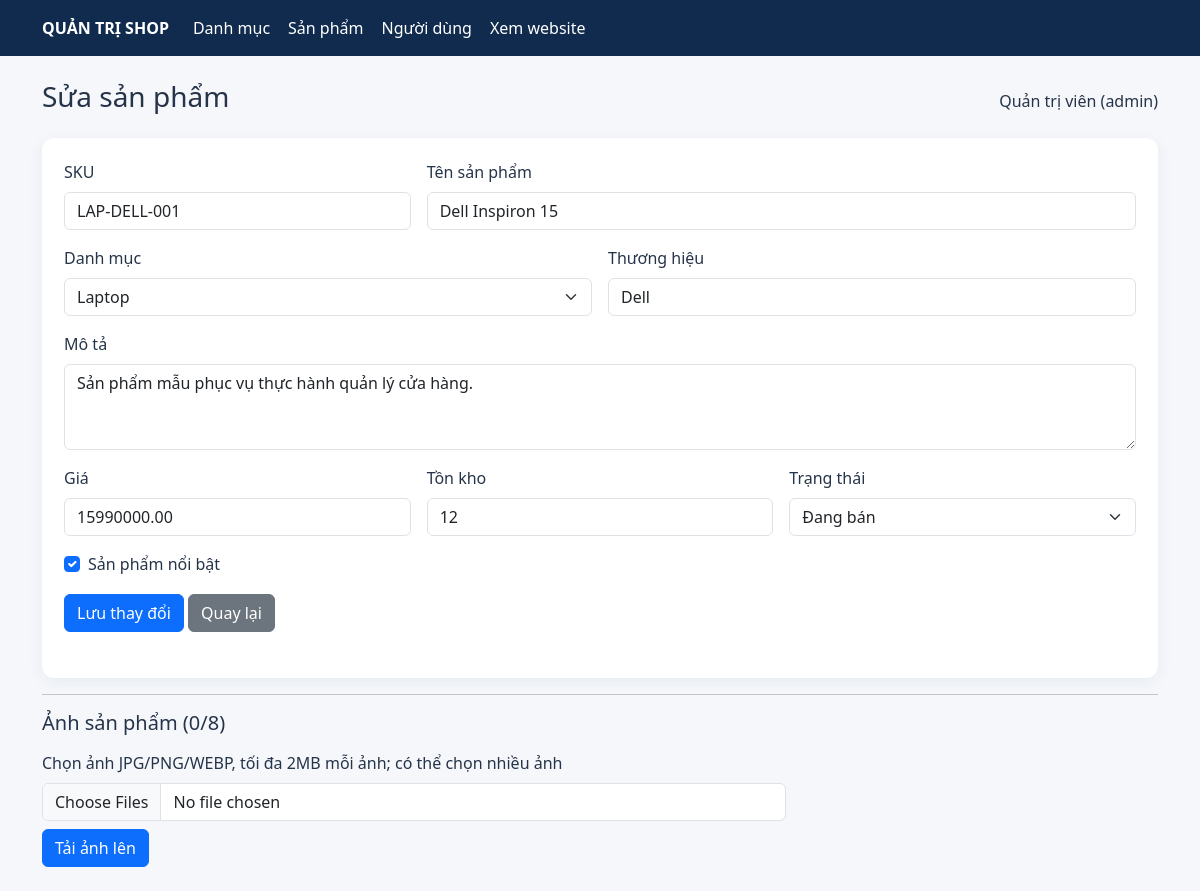
Screenshot of /public/admin/product/edit/1 (signed in) with the database file from the repository.
### tables this page shows
CREATE TABLE products (
 id INT AUTO_INCREMENT PRIMARY KEY,
 category_id INT NOT NULL,
 sku VARCHAR(80) NOT NULL UNIQUE,
 name VARCHAR(200) NOT NULL,
 brand VARCHAR(120) DEFAULT '',
 description TEXT,
 price DECIMAL(12,2) NOT NULL,
 stock INT NOT NULL DEFAULT 0,
 is_featured TINYINT(1) NOT NULL DEFAULT 0,
 status ENUM('active','inactive') NOT NULL DEFAULT 'active',
 created_at TIMESTAMP DEFAULT CURRENT_TIMESTAMP,
 CONSTRAINT fk_products_category FOREIGN KEY(category_id) REFERENCES categories(id)
);

CREATE TABLE categories (
 id INT AUTO_INCREMENT PRIMARY KEY,
 name VARCHAR(150) NOT NULL,
 slug VARCHAR(180) NOT NULL UNIQUE,
 status ENUM('active','inactive') NOT NULL DEFAULT 'active',
 created_at TIMESTAMP DEFAULT CURRENT_TIMESTAMP
);

### app/controllers/admin/AdminController.php (called while the page is built, shortened)
<?php
class AdminController extends Controller {
    protected function adminView(string $path,array $data=[]): void {
        extract($data); $viewFile=__DIR__.'/../../views/'.$path.'.php';
        ob_start(); require $viewFile; $content=ob_get_clean();
        require __DIR__.'/../../views/layouts/admin.php';
    }
}

### app/controllers/admin/AdminProductController.php (called while the page is built, shortened)
<?php
class AdminProductController extends AdminController {
    public function edit($id): void {
        $p=Product::find((int)$id); if(!$p) { flash('error','Không tìm thấy sản phẩm.'); $this->redirect('admin/product'); }
        $this->adminView('admin/product/form',['pageTitle'=>'Sửa sản phẩm','product'=>$p,'categories'=>Category::all('name ASC'),'images'=>ProductImage::forProduct((int)$id)]);
    }
}

### app/core/App.php (called while the page is built, shortened)
<?php
class App {
    public function run(): void {
        $url = trim($_GET['url'] ?? '', '/');
        $parts = $url === '' ? ['home', 'index'] : explode('/', $url);
        $isAdmin = ($parts[0] ?? '') === 'admin';
        if ($isAdmin) {
            array_shift($parts);
            $action = $parts[1] ?? 'index';
            $params = array_slice($parts, 2);
        } else {
            $controllerPart = $parts[0] ?? 'home';
            $action = $parts[1] ?? 'index';
            $params = array_slice($parts, 2);
            $class = str_replace(' ', '', ucwords(str_replace(['-', '_'], ' ', $controllerPart))) . 'Controller';
            $file = __DIR__ . '/../controllers/' . $class . '.php';
        }
        (new $class())->$action(...$params);
    }
}

### public/index.php (called while the page is built, shortened)
<?php
require_once __DIR__ . '/../app/core/helpers.php';
spl_autoload_register(function($class) {
    $paths=[__DIR__.'/../app/core/'.$class.'.php',__DIR__.'/../app/models/'.$class.'.php',__DIR__.'/../app/services/'.$class.'.php',__DIR__.'/../app/controllers/'.$class.'.php',__DIR__.'/../app/controllers/admin/'.$class.'.php'];
    foreach($paths as $path) if(file_exists($path)) { require_once $path; return; }
});
try { (new App())->run(); }
catch(Throwable $e) { error_log((string)$e); http_response_code(500); echo '<h1>Lỗi hệ thống</h1><p>Kiểm tra Apache/PHP error log để biết chi tiết.</p>'; }

### app/core/Database.php (called while the page is built)
<?php
class Database {
    private static ?PDO $instance = null;
    public static function getInstance(): PDO {
        if (self::$instance === null) {
            $dsn = 'mysql:host=' . DB_HOST . ';dbname=' . DB_NAME . ';charset=utf8mb4';
            self::$instance = new PDO($dsn, DB_USER, DB_PASS, [
                PDO::ATTR_ERRMODE => PDO::ERRMODE_EXCEPTION,
                PDO::ATTR_DEFAULT_FETCH_MODE => PDO::FETCH_ASSOC,
                PDO::ATTR_EMULATE_PREPARES => false
            ]);
        }
        return self::$instance;
    }
}

### app/core/Model.php (called while the page is built, shortened)
<?php
class Model {
    protected static string $table = '';
    protected static function db(): PDO { return Database::getInstance(); }
    public static function all(string $order = 'id DESC'): array {
        return static::db()->query('SELECT * FROM ' . static::$table . ' ORDER BY ' . $order)->fetchAll();
    }
    public static function find(int $id): ?array {
        $stmt = static::db()->prepare('SELECT * FROM ' . static::$table . ' WHERE id = ? LIMIT 1');
        $stmt->execute([$id]); $row = $stmt->fetch(); return $row ?: null;
    }
}

### app/core/helpers.php (called while the page is built, shortened)
<?php
function base_url(string $path = ''): string { return rtrim(BASE_URL, '/') . ($path ? '/' . ltrim($path, '/') : '/'); }
function e($value): string { return htmlspecialchars((string)$value, ENT_QUOTES, 'UTF-8'); }

### app/views/admin/product/form.php (the view, shortened to what this page needs)
<?php $isEdit=$product!==null; ?><div class="form-section"><form method="post" action="<?= e($isEdit?base_url('admin/product/edit/'.$product['id']):base_url('admin/product/add')) ?>" class="row g-3 mb-4"><?= csrf_field() ?><div class="col-md-4"><label class="form-label">SKU</label><input class="form-control" name="sku" value="<?= e($product['sku']??'') ?>" required></div><div class="col-md-8"><label class="form-label">Tên sản phẩm</label><input class="form-control" name="name" value="<?= e($product['name']??'') ?>" required></div><div class="col-md-6"><label class="form-label">Danh mục</label><select class="form-select" name="category_id" required><option value="">-- Chọn --</option><?php foreach($categories as $c): ?><option value="<?= (int)$c['id'] ?>" <?= isset($product['category_id'])&&(int)$product['category_id']===(int)$c['id']?'selected':'' ?>><?= e($c['name']) ?></option><?php endforeach; ?></select></div><div class="col-md-6"><label class="form-label">Thương hiệu</label><input class="form-control" name="brand" value="<?= e($product['brand']??'') ?>"></div><div class="col-12"><label class="form-label">Mô tả</label><textarea class="form-control" name="description" rows="3"><?= e($product['description']??'') ?></textarea></div><div class="col-md-4"><label class="form-label">Giá</label><input class="form-control" type="number" min="1" name="price" value="<?= e($product['price']??'') ?>" required></div><div class="col-md-4"><label class="form-label">Tồn kho</label><input class="form-control" type="number" min="0" name="stock" value="<?= e($product['stock']??0) ?>" required></div><div class="col-md-4"><label class="form-label">Trạng thái</label><select class="form-select" name="status"><option value="active" <?= ($product['status']??'active')==='active'?'selected':'' ?>>Đang bán</option><option value="inactive" <?= ($product['status']??'')==='inactive'?'selected':'' ?>>Ngừng bán</option></select></div><div class="col-12 form-check ms-2"><input class="form-check-input" type="checkbox" name="is_featured" id="featured" <?= !empty($product['is_featured'])?'checked':'' ?>><label class="form-check-label" for="featured">Sản phẩm nổi bật</label></div><div class="col-12"><button class="btn btn-primary"><?= $isEdit?'Lưu thay đổi':'Thêm sản phẩm' ?></button> <a class="btn btn-secondary" href="<?= e(base_url('admin/product')) ?>">Quay lại</a></div></form></div>
<?php if($isEdit): ?><hr><h2 class="h5">Ảnh sản phẩm (<?= count($images) ?>/<?= UPLOAD_MAX_IMAGES ?>)</h2><?php if(count($images)<UPLOAD_MAX_IMAGES): ?><form class="col-md-8" method="post" enctype="multipart/form-data" action="<?= e(base_url('admin/productImage/upload')) ?>"><label class="form-label">Chọn ảnh JPG/PNG/WEBP, tối đa 2MB mỗi ảnh; có thể chọn nhiều ảnh</label><input class="form-control mb-2" type="file" name="images[]" accept=".jpg,.jpeg,.png,.webp" multiple required><button class="btn btn-primary">Tải ảnh lên</button></form><?php else: ?><p class="text-muted">Đã đạt giới hạn 8 ảnh.</p><?php endif; ?><?php endif; ?>

### public/assets/css/style.css (style rules this page uses)
body { background:#f5f7fb;color:#263449 }
.form-section { background:#fff;border-radius:12px;padding:22px;box-shadow:0 4px 16px #102a4310 }

### rows the page displays
products: sku "LAP-DELL-001", name "Dell Inspiron 15", category_id "Laptop", brand "Dell", description "Sản phẩm mẫu phục vụ thực hành quản lý cửa hàng.", price "15990000.00", stock "12", status "Đang bán", is_featured "☑"

### other values shown
$pageTitle "Sửa sản phẩm"
Auth::user()['name'] "Quản trị viên"
Auth::user()['role'] "admin"
count($images) "0"
UPLOAD_MAX_IMAGES "8"
